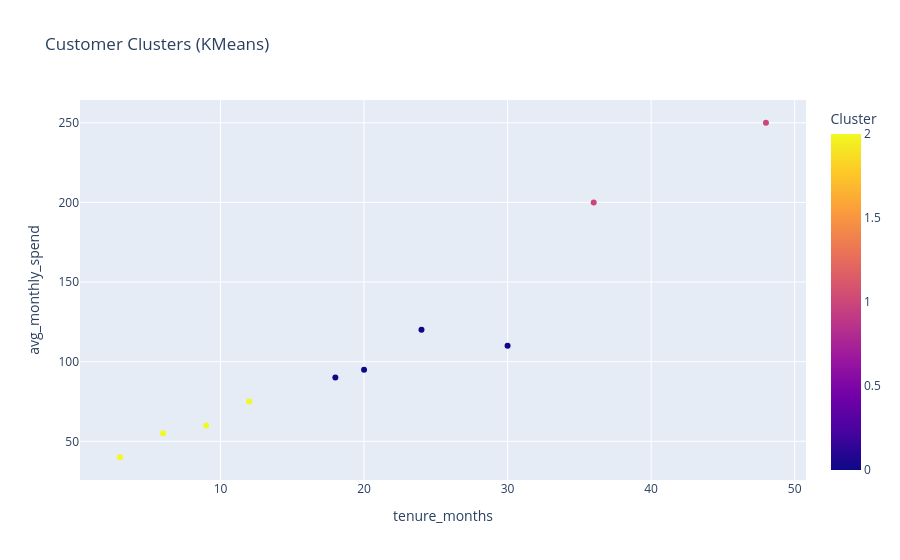

The notebook cell this image was saved under:
### Code cell
import plotly.express as px

# Scatter plot with Plotly
fig = px.scatter(
    df,
    x="tenure_months",
    y="avg_monthly_spend",
    color="Cluster",          # color points by cluster
    hover_data=["customer_id","transactions_last_3m","returns_last_3m","region","segment"],
    title="Customer Clusters (KMeans)"
)

fig.show()

### Figure 1 — Plotly figure (JSON) as saved in the notebook; plotly's stock layout.template omitted (floating-point values rounded to 4 significant figures)
{"data": [{"customdata": [[1, 5, 0, "North", "New"], [2, 18, 1, "South", "Loyal"], [3, 10, 0, "East", "Regular"], [4, 25, 2, "West", "VIP"], [5, 7, 0, "North", "New"], [6, 12, 1, "South", "Regular"], [7, 30, 3, "West", "VIP"], [8, 15, 0, "East", "Loyal"], [9, 8, 0, "North", "New"], [10, 11, 1, "South", "Regular"]], "hovertemplate": "tenure_months=%{x}<br>avg_monthly_spend=%{y}<br>customer_id=%{customdata[0]}<br>transactions_last_3m=%{customdata[1]}<br>returns_last_3m=%{customdata[2]}<br>region=%{customdata[3]}<br>segment=%{customdata[4]}<br>Cluster=%{marker.color}<extra></extra>", "legendgroup": "", "marker": {"color": [2, 0, 2, 1, 2, 0, 1, 0, 2, 0], "coloraxis": "coloraxis", "symbol": "circle"}, "mode": "markers", "name": "", "orientation": "v", "showlegend": false, "x": [3, 24, 12, 36, 6, 18, 48, 30, 9, 20], "xaxis": "x", "y": [40.0, 120.0, 75.0, 200.0, 55.0, 90.0, 250.0, 110.0, 60.0, 95.0], "yaxis": "y", "type": "scatter"}], "layout": {"xaxis": {"anchor": "y", "domain": [0.0, 1.0], "title": {"text": "tenure_months"}}, "yaxis": {"anchor": "x", "domain": [0.0, 1.0], "title": {"text": "avg_monthly_spend"}}, "coloraxis": {"colorbar": {"title": {"text": "Cluster"}}, "colorscale": [[0.0, "#0d0887"], [0.1111, "#46039f"], [0.2222, "#7201a8"], [0.3333, "#9c179e"], [0.4444, "#bd3786"], [0.5556, "#d8576b"], [0.6667, "#ed7953"], [0.7778, "#fb9f3a"], [0.8889, "#fdca26"], [1.0, "#f0f921"]]}, "legend": {"tracegroupgap": 0}, "title": {"text": "Customer Clusters (KMeans)"}}}
